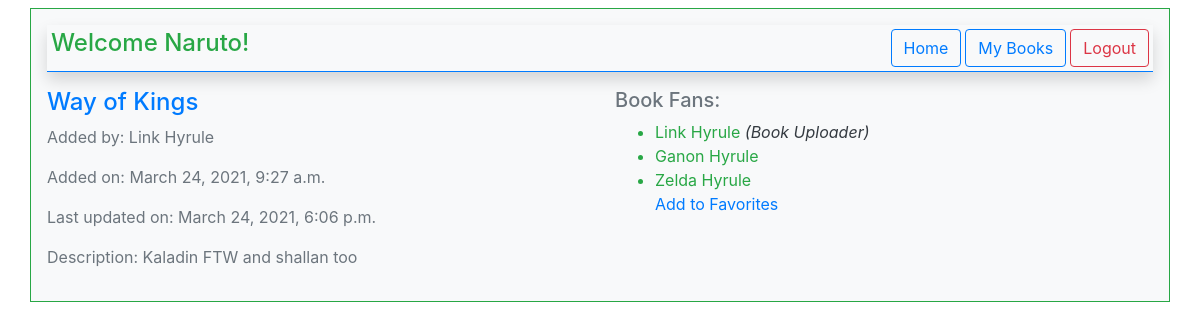
The page /4/show (signed in) on the database its author committed.
### littleLibrary_App/models.py (models this page shows)
class User(models.Model):
    firstName = models.CharField(max_length=17)
    lastName = models.CharField(max_length=17)
    email = models.CharField(max_length=50)
    password = models.TextField()
    created_at = models.DateTimeField(auto_now_add=True)
    updated_at = models.DateTimeField(auto_now=True)
    objects = UserManager()

class Book(models.Model):
    title = models.CharField(max_length=17)
    description = models.TextField()
    created_at = models.DateTimeField(auto_now_add=True)
    updated_at = models.DateTimeField(auto_now=True)
    objects = BookManager()
    uploadedBy = models.ForeignKey(User, related_name="books_uploaded", on_delete = models.CASCADE)
    usersWhoFavorite = models.ManyToManyField(User, related_name="favoritedBooks")

### littleLibrary_App/views.py (the view)
# urls.py: path('<int:bookId>/show', showBook, name='showBook'),
def showBook(request, bookId):
    if('userId' not in request.session):
        messages.error(request, "Oops! Login Required to be here! Please log in or Register.")
        return redirect('/')
    user = User.objects.get(id=request.session['userId'])
    thisBook = Book.objects.get(id=bookId)
    context = {
        "user":user,
        "book":thisBook,
    }
    return render(request, "show.html", context)

### littleLibrary_App/templates/show.html (shortened to what this page needs)
<!DOCTYPE html>
<html lang="en">
<head>
    <link rel="stylesheet" href="https://stackpath.bootstrapcdn.com/bootstrap/4.3.1/css/bootstrap.min.css">
</head>
<body>
    <div class="container bg-light p-3 mt-2 mb-2 border border-success">
        <div class="p-1 mb-3 bg-light d-flex justify-content-between border border-left-0 border-top-0 border-right-0 border-primary shadow">
            <h4 class="text-success">Welcome {{user.firstName}}!</h4>
            <a href="{% url 'dashboard' %}" class="btn btn-outline-primary ml-auto mr-1">Home</a>
            <a href="/{{user.id}}" class="btn btn-outline-primary mr-1">My Books</a>
            <a href="{% url 'logout' %}" class="btn btn-outline-danger">Logout</a>
        </div>
        <div class="row">
            <div class="col">
                {% if user.id == book.uploadedBy.id %}
                    <form action="/{{book.id}}/update" method="POST" class="form-group d-flex flex-column">
                        {% csrf_token %}
                        <label for="title">Title: </label>
                        <input type="text" value="{{book.title}}" name="title" class="text-primary" required>
                        <p class="text-secondary">Added by: {{book.uploadedBy.firstName}} {{book.uploadedBy.lastName}}</p>
                        <p class="text-secondary">Added on: {{book.created_at}}</p>
                        <p class="text-secondary">Last updated on: {{book.updated_at}}</p>
                        <label for="description">Description: </label>
                        <textarea name="description" class="form-control" required>{{book.description}}</textarea>
                        <input type="hidden" value="{{user.id}}" name="uploadedBy">
                        <input type="submit" value="Update" class="mr-auto btn btn-success mt-2 p-1 pl-4 pr-4 shadow-sm">
                    </form>
                    <form action="/{{book.id}}/destroy" method="POST" class="d-inline">
                        {% csrf_token %}
                        <input type="hidden" name="bookId" value="{{book.id}}">
                        <input type="submit" value=" Delete " class="mr-auto btn btn-outline-danger mt-2 p-1 pl-4 pr-4 shadow-sm">
                    </form>
                {% else %}
                    <h4 class="text-primary">{{book.title}}</h4>
                    <p class="text-secondary">Added by: {{book.uploadedBy.firstName}} {{book.uploadedBy.lastName}}</p>
                    <p class="text-secondary">Added on: {{book.created_at}}</p>
                    <p class="text-secondary">Last updated on: {{book.updated_at}}</p>
                    <p class="text-secondary">Description: {{book.description}}</p>
                {% endif %}
            </div>
            <div class="col">
                <h5 class="text-secondary">Book Fans: </h5>
                <ul>
                    {% for favUser in book.usersWhoFavorite.all %}
                        {% if book.uploadedBy.id == favUser.id %}
                            <li class="text-success">{{book.uploadedBy.firstName}} {{book.uploadedBy.lastName}} <span class="font-italic text-dark">(Book Uploader)</span></li>
                        {% else %}
                            <li class="text-success">{{favUser.firstName}} {{favUser.lastName}}
                        {% endif %}
                    {% endfor %}
                    {% if user not in book.usersWhoFavorite.all %}
                        <a href="/{{book.id}}/favorite" class="d-block">Add to Favorites</a>
                    {% endif %}
                </ul>
            </div>
        </div>
    </div>
</body>
</html>

### rows shown on the page
User: firstName "Naruto"
Book: title "Way of Kings", uploadedBy.firstName "Link", uploadedBy.lastName "Hyrule", created_at "March 24, 2021, 9:27 a.m.", updated_at "March 24, 2021, 6:06 p.m.", description "Kaladin FTW and shallan too"
User: firstName "Ganon", lastName "Hyrule"
User: firstName "Zelda", lastName "Hyrule"
